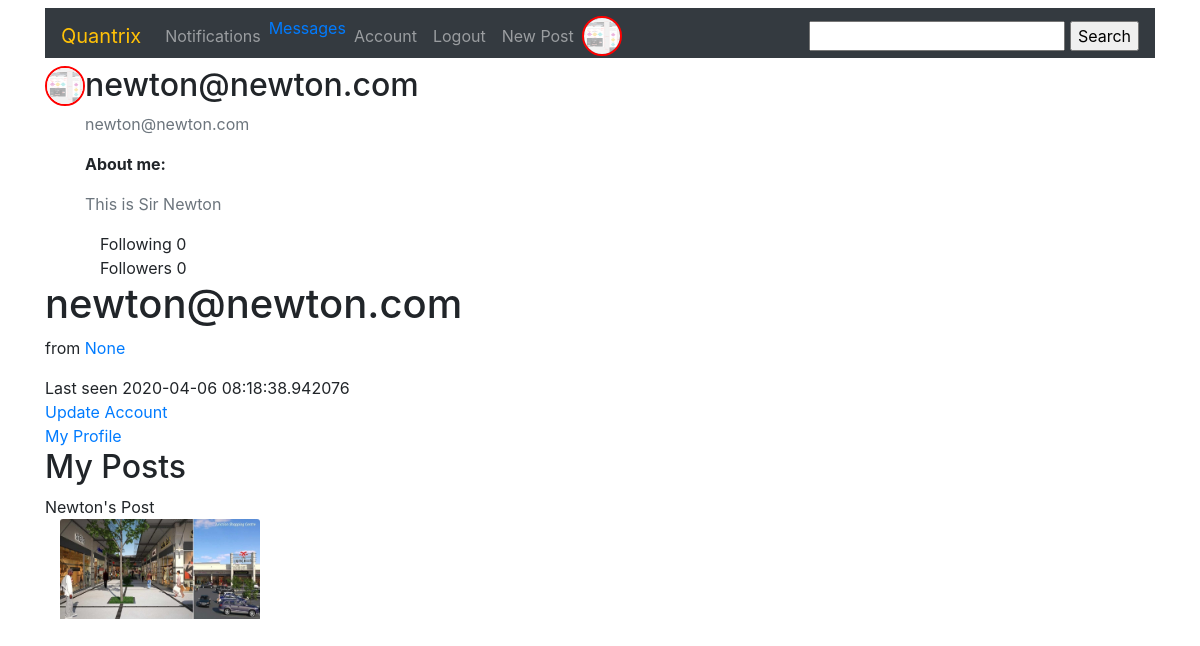
Page /account (signed in) on the earlier database version.
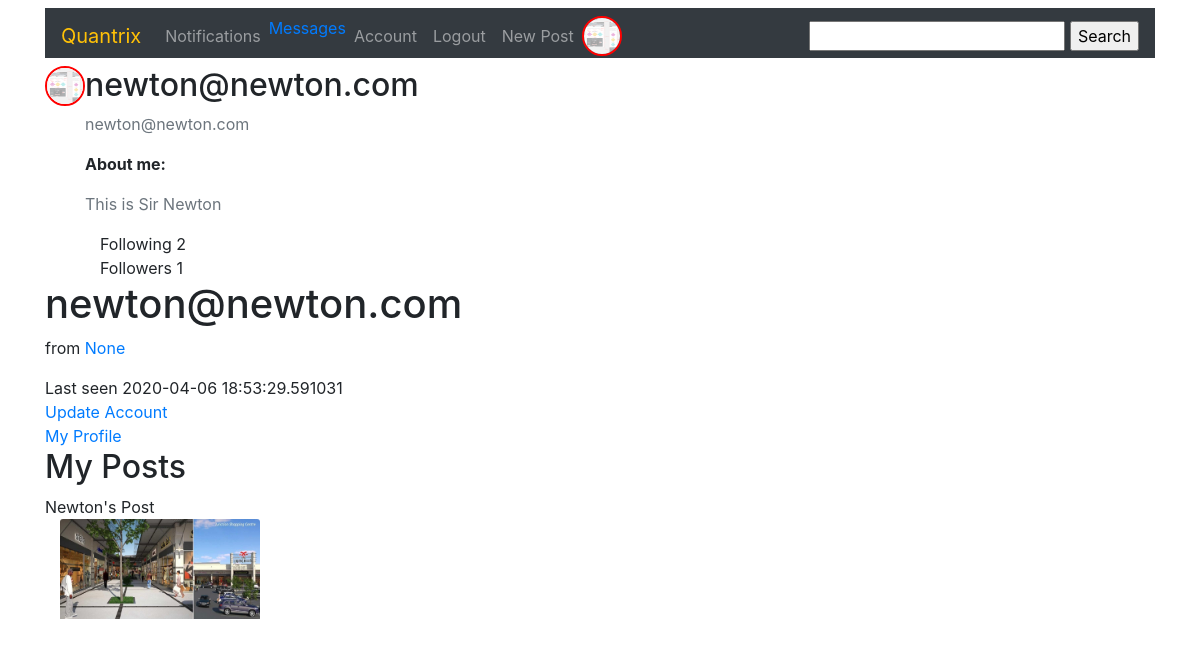
Same page on the later database version.
### quandromy/database.py (models this page shows, shortened)
class User(db.Model, UserMixin): #The users mixing class helps in user management. We inherit the "is_authenticated" method from here
    __tablename__ = 'users'
    __searchable__ = ['fullname', 'username']
    id = db.Column(db.Integer, primary_key = True)
    fullname = db.Column(db.String(100), nullable = False)
    username = db.Column(db.String(20), unique = True, nullable = False, index = True)
    role_id = db.Column(db.Integer, db.ForeignKey('roles.id'))
    email = db.Column(db.String(120), unique = True, nullable = False, index = True)
    country = db.Column(db.String(200))
    name = db.Column(db.String(64))
    about_me = db.Column(db.Text())
    member_since = db.Column(db.DateTime(), default=datetime.utcnow)
    last_seen = db.Column(db.DateTime(), default=datetime.utcnow)
    image_file = db.Column(db.String(20), nullable = False, default = 'default.png')
    last_message_read_time = db.Column(db.DateTime)
    password = db.Column(db.String(60), nullable = False)
    comments = db.relationship('Comment', backref='author', lazy='dynamic')
    Post = db.relationship('Post', backref = 'author', lazy = 'dynamic')
    followed = db.relationship('Follow',
                               foreign_keys=[Follow.follower_id],               #SQLAlchemy cannot use the association table transparently because that will not give
                               backref=db.backref('follower', lazy='joined'),   #the application access to the custom fields in it. Instead, the many-to-many relationship
                               lazy='dynamic',                                  #must be decomposed into the two basic one-to-many relationships for the left
                               cascade='all, delete-orphan')                    #and right sides, and these must be defined as standard relationships.
    followers = db.relationship('Follow',
                                foreign_keys=[Follow.followed_id],
                                backref=db.backref('followed', lazy='joined'),
                                lazy='dynamic',
                                cascade='all, delete-orphan')
    messages_sent = db.relationship('Message',
                                    foreign_keys='Message.sender_id',
                                    backref='sender', lazy='dynamic')
    messages_received = db.relationship('Message',
                                        foreign_keys='Message.recipient_id',
                                        backref='recipient', lazy='dynamic')
    def new_messages(self):
        last_read_time = self.last_message_read_time or datetime(1900, 1, 1)
        return Message.query.filter_by(recipient=self).filter(
            Message.timestamp > last_read_time).count()

### quandromy/users/routes.py (the view)
@users.route('/account', methods = ["POST", 'GET'])
@login_required
def account():
    post = Post.query.filter_by(author = current_user)
    picture_file = current_user.image_file
    image_file = url_for('static', filename = 'img/' + current_user.image_file)
    return render_template('users/account.html', image_file = image_file, post = post)

### quandromy/main/forms.py
class SearchForm(FlaskForm):
    search = StringField('search', validators=[DataRequired()])

### quandromy/main/__init__.py (called while the page is built)
@main.app_context_processor
def inject_permissions():
    return dict(Permission=Permission)

### quandromy/users/routes.py (called while the page is built)
@users.before_request
def before_request():
    if current_user.is_authenticated:
        current_user.last_seen = datetime.utcnow()
        db.session.commit()
        g.search_form = SearchForm()

@login_manager.user_loader #This is reuqired to manage users by their ID's
def load_user(user_id):
    return User.query.get(int(user_id))

### quandromy/templates/users/account.html (shortened to what this page needs)
{% extends 'base.html' %}
{% block div %}
 <div class="content-section">
   <div class="media">
     <img class="rounded-circle account-img my-img" src="{{image_file}}" alt="profile pic">
     <div class="media-body">
       <h2 class="account-heading">{{current_user.username}}</h2>
       <p class="text-secondary">{{current_user.email}}</p>
       <p><span style="font-weight: bold;">About me:</span></p>
       <p class="text-secondary">{{current_user.about_me}}</p>
       <div class="col">
        Following <span>{{ current_user.followed.count() - 1 }}</span>
    </div>
    <div class="col">
      Followers <span>{{ current_user.followers.count() - 1 }}</span>
  </div>
     </div>
   </div>
   <div>
    <h1>{{ current_user.username }}</h1>
    <p>
            from <a href="http://maps.google.com/?q={{ current_user.country }}">{{ current_user.country }}</a><br>
    </p>
   </div>
   <div>Last seen {{ current_user.last_seen }}</div>
   <a href="{{url_for('users.update')}}">Update Account</a>
    <br>
  <a href="{{url_for('users.myprofile')}}">My Profile</a>
   <div>
     <h2>My Posts</h2>
     {% for p in post %}
     <div>{{p.title}}</div>
     <div class="col">
      <img src="{{url_for('static', filename = 'postpics/' + p.picture)}}" class="card-img-top" style="width: 200px; height: 200;" alt="..." width="50" height="100">
     </div>
     {% endfor %}
   </div>
 </div>
{% endblock %}

### quandromy/templates/base.html (shortened to what this page needs)
<!doctype html>
<html lang="en">
  <head>
    <link rel="stylesheet" href="https://stackpath.bootstrapcdn.com/bootstrap/4.4.1/css/bootstrap.min.css">
    <link rel="stylesheet" type="text/css" href="{{url_for('static', filename = 'css/main.css')}}">
  </head>
  {% if current_user.is_authenticated %}
  <nav class="container sticky-top navbar navbar-expand-lg navbar-dark bg-dark mb-2 mt-2">
    <a class="navbar-brand text-warning" href="{{url_for('main.index')}}" >Quantrix</a>
<div class="collapse navbar-collapse" id="navbarSupportedContent">
  <ul class="navbar-nav mr-auto">
        <li class="nav-item">
          <a class="nav-link" href="#">Notifications</a>
        </li>
        <li class="nav-item">
          <a href="{{ url_for('users.messages') }}">
            Messages
            {% set new_messages = current_user.new_messages() %}
        </a>
        </li>
        <li class="nav-item">
          <a class="nav-link" href="{{url_for('users.account')}}">Account</a>
        </li>
        <li class="nav-item">
          <a class="nav-link" href="{{url_for('users.logout')}}">Logout</a>
        </li>
        <li class="nav-item">
          <a class="nav-link" href="{{url_for('posts.new_post')}}">New Post</a>
        </li>
        <li class="nav-item">
          <img class="rounded-circle account-img my-img mr-sm-2" src="{{url_for('static', filename = 'img/' + current_user.image_file)}}" alt="profile pic">
        </li>
  </ul>
  <form style="display: inline;" action="{{ url_for('main.search') }}" method="post" name="search" placeholder="search" autocomplete="on">
        {{ g.search_form.hidden_tag() }}{{ g.search_form.search(size=20) }}
        <input type="submit" value="Search">
  </form>
</div>
</nav>
{% endif %}
  <body class = "container">
    {% block div %}{% endblock %}
  </body>
</html>

Differences in the rows shown:
changed User "newton@newton.com": last_seen "2020-04-06 08:18:38.942076" → "2020-04-06 18:53:29.591031"
Other differences:
{{ current_user.followed.count() - 1 }}: "0" → "2"
{{ current_user.followers.count() - 1 }}: "0" → "1"
